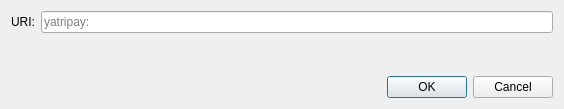
<?xml version="1.0" encoding="UTF-8"?>
<ui version="4.0">
 <class>OpenURIDialog</class>
 <widget class="QDialog" name="OpenURIDialog">
  <property name="geometry">
   <rect>
    <x>0</x>
    <y>0</y>
    <width>564</width>
    <height>109</height>
   </rect>
  </property>
  <property name="windowTitle">
   <string>Open yatripay URI</string>
  </property>
  <layout class="QVBoxLayout" name="verticalLayout">
   <item>
    <layout class="QHBoxLayout" name="horizontalLayout">
     <item>
      <widget class="QLabel" name="label">
       <property name="text">
        <string>URI:</string>
       </property>
      </widget>
     </item>
     <item>
      <widget class="QValidatedLineEdit" name="uriEdit">
       <property name="placeholderText">
        <string notr="true">yatripay:</string>
       </property>
      </widget>
     </item>
    </layout>
   </item>
   <item>
    <spacer name="verticalSpacer">
     <property name="orientation">
      <enum>Qt::Vertical</enum>
     </property>
     <property name="sizeHint" stdset="0">
      <size>
       <width>20</width>
       <height>40</height>
      </size>
     </property>
    </spacer>
   </item>
   <item>
    <widget class="QDialogButtonBox" name="buttonBox">
     <property name="orientation">
      <enum>Qt::Horizontal</enum>
     </property>
     <property name="standardButtons">
      <set>QDialogButtonBox::Cancel|QDialogButtonBox::Ok</set>
     </property>
    </widget>
   </item>
  </layout>
 </widget>
 <customwidgets>
  <customwidget>
   <class>QValidatedLineEdit</class>
   <extends>QLineEdit</extends>
   <header>qt/qvalidatedlineedit.h</header>
  </customwidget>
 </customwidgets>
 <resources/>
 <connections>
  <connection>
   <sender>buttonBox</sender>
   <signal>accepted()</signal>
   <receiver>OpenURIDialog</receiver>
   <slot>accept()</slot>
   <hints>
    <hint type="sourcelabel">
     <x>248</x>
     <y>254</y>
    </hint>
    <hint type="destinationlabel">
     <x>157</x>
     <y>274</y>
    </hint>
   </hints>
  </connection>
  <connection>
   <sender>buttonBox</sender>
   <signal>rejected()</signal>
   <receiver>OpenURIDialog</receiver>
   <slot>reject()</slot>
   <hints>
    <hint type="sourcelabel">
     <x>316</x>
     <y>260</y>
    </hint>
    <hint type="destinationlabel">
     <x>286</x>
     <y>274</y>
    </hint>
   </hints>
  </connection>
 </connections>
</ui>
